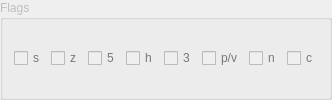
             <widget class="QGroupBox" name="groupFlags">
              <property name="enabled">
               <bool>false</bool>
              </property>
              <property name="sizePolicy">
               <sizepolicy hsizetype="Minimum" vsizetype="Maximum">
                <horstretch>0</horstretch>
                <verstretch>0</verstretch>
               </sizepolicy>
              </property>
              <property name="minimumSize">
               <size>
                <width>0</width>
                <height>0</height>
               </size>
              </property>
              <property name="maximumSize">
               <size>
                <width>16777215</width>
                <height>16777215</height>
               </size>
              </property>
              <property name="title">
               <string>Flags</string>
              </property>
              <property name="flat">
               <bool>false</bool>
              </property>
              <layout class="QGridLayout" name="gridLayout_6">
               <item row="0" column="1">
                <widget class="QCheckBox" name="checkZ">
                 <property name="palette">
                  <palette>
                   <active>
                    <colorrole role="WindowText">
                     <brush brushstyle="SolidPattern">
                      <color alpha="255">
                       <red>0</red>
                       <green>170</green>
                       <blue>0</blue>
                      </color>
                     </brush>
                    </colorrole>
                   </active>
                   <inactive>
                    <colorrole role="WindowText">
                     <brush brushstyle="SolidPattern">
                      <color alpha="255">
                       <red>0</red>
                       <green>170</green>
                       <blue>0</blue>
                      </color>
                     </brush>
                    </colorrole>
                   </inactive>
                   <disabled>
                    <colorrole role="WindowText">
                     <brush brushstyle="SolidPattern">
                      <color alpha="255">
                       <red>120</red>
                       <green>120</green>
                       <blue>120</blue>
                      </color>
                     </brush>
                    </colorrole>
                   </disabled>
                  </palette>
                 </property>
                 <property name="focusPolicy">
                  <enum>Qt::NoFocus</enum>
                 </property>
                 <property name="text">
                  <string notr="true">z</string>
                 </property>
                </widget>
               </item>
               <item row="0" column="3">
                <widget class="QCheckBox" name="check5">
                 <property name="minimumSize">
                  <size>
                   <width>0</width>
                   <height>0</height>
                  </size>
                 </property>
                 <property name="palette">
                  <palette>
                   <active>
                    <colorrole role="WindowText">
                     <brush brushstyle="SolidPattern">
                      <color alpha="255">
                       <red>0</red>
                       <green>170</green>
                       <blue>0</blue>
                      </color>
                     </brush>
                    </colorrole>
                   </active>
                   <inactive>
                    <colorrole role="WindowText">
                     <brush brushstyle="SolidPattern">
                      <color alpha="255">
                       <red>0</red>
                       <green>170</green>
                       <blue>0</blue>
                      </color>
                     </brush>
                    </colorrole>
                   </inactive>
                   <disabled>
                    <colorrole role="WindowText">
                     <brush brushstyle="SolidPattern">
                      <color alpha="255">
                       <red>120</red>
                       <green>120</green>
                       <blue>120</blue>
                      </color>
                     </brush>
                    </colorrole>
                   </disabled>
                  </palette>
                 </property>
                 <property name="focusPolicy">
                  <enum>Qt::NoFocus</enum>
                 </property>
                 <property name="text">
                  <string notr="true">5</string>
                 </property>
                </widget>
               </item>
               <item row="0" column="10">
                <widget class="QCheckBox" name="checkC">
                 <property name="palette">
                  <palette>
                   <active>
                    <colorrole role="WindowText">
                     <brush brushstyle="SolidPattern">
                      <color alpha="255">
                       <red>0</red>
                       <green>170</green>
                       <blue>0</blue>
                      </color>
                     </brush>
                    </colorrole>
                   </active>
                   <inactive>
                    <colorrole role="WindowText">
                     <brush brushstyle="SolidPattern">
                      <color alpha="255">
                       <red>0</red>
                       <green>170</green>
                       <blue>0</blue>
                      </color>
                     </brush>
                    </colorrole>
                   </inactive>
                   <disabled>
                    <colorrole role="WindowText">
                     <brush brushstyle="SolidPattern">
                      <color alpha="255">
                       <red>120</red>
                       <green>120</green>
                       <blue>120</blue>
                      </color>
                     </brush>
                    </colorrole>
                   </disabled>
                  </palette>
                 </property>
                 <property name="focusPolicy">
                  <enum>Qt::NoFocus</enum>
                 </property>
                 <property name="text">
                  <string notr="true">c</string>
                 </property>
                </widget>
               </item>
               <item row="0" column="0">
                <widget class="QCheckBox" name="checkS">
                 <property name="palette">
                  <palette>
                   <active>
                    <colorrole role="WindowText">
                     <brush brushstyle="SolidPattern">
                      <color alpha="255">
                       <red>0</red>
                       <green>170</green>
                       <blue>0</blue>
                      </color>
                     </brush>
                    </colorrole>
                   </active>
                   <inactive>
                    <colorrole role="WindowText">
                     <brush brushstyle="SolidPattern">
                      <color alpha="255">
                       <red>0</red>
                       <green>170</green>
                       <blue>0</blue>
                      </color>
                     </brush>
                    </colorrole>
                   </inactive>
                   <disabled>
                    <colorrole role="WindowText">
                     <brush brushstyle="SolidPattern">
                      <color alpha="255">
                       <red>120</red>
                       <green>120</green>
                       <blue>120</blue>
                      </color>
                     </brush>
                    </colorrole>
                   </disabled>
                  </palette>
                 </property>
                 <property name="focusPolicy">
                  <enum>Qt::NoFocus</enum>
                 </property>
                 <property name="text">
                  <string notr="true">s</string>
                 </property>
                </widget>
               </item>
               <item row="0" column="7">
                <widget class="QCheckBox" name="check3">
                 <property name="palette">
                  <palette>
                   <active>
                    <colorrole role="WindowText">
                     <brush brushstyle="SolidPattern">
                      <color alpha="255">
                       <red>0</red>
                       <green>170</green>
                       <blue>0</blue>
                      </color>
                     </brush>
                    </colorrole>
                   </active>
                   <inactive>
                    <colorrole role="WindowText">
                     <brush brushstyle="SolidPattern">
                      <color alpha="255">
                       <red>0</red>
                       <green>170</green>
                       <blue>0</blue>
                      </color>
                     </brush>
                    </colorrole>
                   </inactive>
                   <disabled>
                    <colorrole role="WindowText">
                     <brush brushstyle="SolidPattern">
                      <color alpha="255">
                       <red>120</red>
                       <green>120</green>
                       <blue>120</blue>
                      </color>
                     </brush>
                    </colorrole>
                   </disabled>
                  </palette>
                 </property>
                 <property name="focusPolicy">
                  <enum>Qt::NoFocus</enum>
                 </property>
                 <property name="text">
                  <string notr="true">3</string>
                 </property>
                </widget>
               </item>
               <item row="0" column="9">
                <widget class="QCheckBox" name="checkN">
                 <property name="palette">
                  <palette>
                   <active>
                    <colorrole role="WindowText">
                     <brush brushstyle="SolidPattern">
                      <color alpha="255">
                       <red>0</red>
                       <green>170</green>
                       <blue>0</blue>
                      </color>
                     </brush>
                    </colorrole>
                   </active>
                   <inactive>
                    <colorrole role="WindowText">
                     <brush brushstyle="SolidPattern">
                      <color alpha="255">
                       <red>0</red>
                       <green>170</green>
                       <blue>0</blue>
                      </color>
                     </brush>
                    </colorrole>
                   </inactive>
                   <disabled>
                    <colorrole role="WindowText">
                     <brush brushstyle="SolidPattern">
                      <color alpha="255">
                       <red>120</red>
                       <green>120</green>
                       <blue>120</blue>
                      </color>
                     </brush>
                    </colorrole>
                   </disabled>
                  </palette>
                 </property>
                 <property name="focusPolicy">
                  <enum>Qt::NoFocus</enum>
                 </property>
                 <property name="text">
                  <string notr="true">n</string>
                 </property>
                </widget>
               </item>
               <item row="0" column="4">
                <widget class="QCheckBox" name="checkHC">
                 <property name="palette">
                  <palette>
                   <active>
                    <colorrole role="WindowText">
                     <brush brushstyle="SolidPattern">
                      <color alpha="255">
                       <red>0</red>
                       <green>170</green>
                       <blue>0</blue>
                      </color>
                     </brush>
                    </colorrole>
                   </active>
                   <inactive>
                    <colorrole role="WindowText">
                     <brush brushstyle="SolidPattern">
                      <color alpha="255">
                       <red>0</red>
                       <green>170</green>
                       <blue>0</blue>
                      </color>
                     </brush>
                    </colorrole>
                   </inactive>
                   <disabled>
                    <colorrole role="WindowText">
                     <brush brushstyle="SolidPattern">
                      <color alpha="255">
                       <red>120</red>
                       <green>120</green>
                       <blue>120</blue>
                      </color>
                     </brush>
                    </colorrole>
                   </disabled>
                  </palette>
                 </property>
                 <property name="focusPolicy">
                  <enum>Qt::NoFocus</enum>
                 </property>
                 <property name="text">
                  <string>h</string>
                 </property>
                </widget>
               </item>
               <item row="0" column="8">
                <widget class="QCheckBox" name="checkPV">
                 <property name="palette">
                  <palette>
                   <active>
                    <colorrole role="WindowText">
                     <brush brushstyle="SolidPattern">
                      <color alpha="255">
                       <red>0</red>
                       <green>170</green>
                       <blue>0</blue>
                      </color>
                     </brush>
                    </colorrole>
                   </active>
                   <inactive>
                    <colorrole role="WindowText">
                     <brush brushstyle="SolidPattern">
                      <color alpha="255">
                       <red>0</red>
                       <green>170</green>
                       <blue>0</blue>
                      </color>
                     </brush>
                    </colorrole>
                   </inactive>
                   <disabled>
                    <colorrole role="WindowText">
                     <brush brushstyle="SolidPattern">
                      <color alpha="255">
                       <red>120</red>
                       <green>120</green>
                       <blue>120</blue>
                      </color>
                     </brush>
                    </colorrole>
                   </disabled>
                  </palette>
                 </property>
                 <property name="focusPolicy">
                  <enum>Qt::NoFocus</enum>
                 </property>
                 <property name="text">
                  <string notr="true">p/v</string>
                 </property>
                </widget>
               </item>
              </layout>
             </widget>
